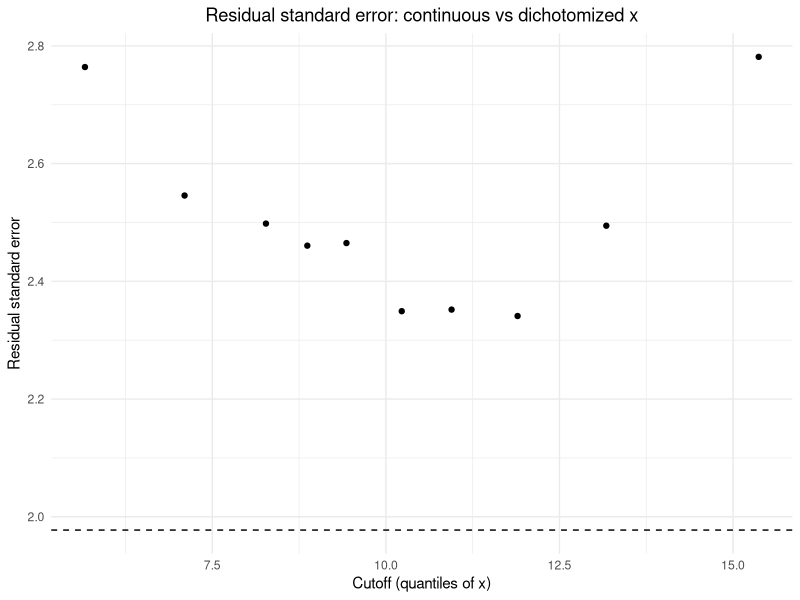

Write the R code that produced this figure.
# Dichotomization worsens your model

library(tidyverse)

set.seed(123)

n <- 300

df <- tibble(
  x = rnorm(n, mean = 10, sd = 3)
) %>%
  mutate(
    y = 2 + 0.8 * x + rnorm(n, 0, 2)
  )

m_cont <- lm(y ~ x, data = df)

base_row <- tibble(
  model = "continuous x",
  cutoff = NA_real_,
  rse = summary(m_cont)$sigma,
  r2 = summary(m_cont)$r.squared
)

cutoffs <- quantile(df$x, probs = seq(0.05, 0.95, length.out = 10), 
                    names = FALSE)

dicho_rows <- map_dfr(cutoffs, function(cut) {
  df2 <- df %>% mutate(x_bin = as.integer(x > cut))
  m_bin <- lm(y ~ x_bin, data = df2)
  tibble(
    model = "dichotomized x",
    cutoff = cut,
    rse = summary(m_bin)$sigma,
    r2 = summary(m_bin)$r.squared
  )
})

results <- bind_rows(base_row, dicho_rows) %>%
  mutate(
    rse_change = rse - base_row$rse,
    rse_ratio = rse / base_row$rse
  ) %>%
  arrange(is.na(cutoff), cutoff)

results


ggplot(results %>% filter(!is.na(cutoff)), aes(x = cutoff, y = rse)) +
  geom_point() +
  geom_hline(yintercept = results$rse[results$model == "continuous x"], linetype = 2) +
  labs(
    title = "Residual standard error: continuous vs dichotomized x",
    x = "Cutoff (quantiles of x)",
    y = "Residual standard error"
  ) +
  theme_minimal() +
  theme(plot.title = element_text(hjust = 0.5))
